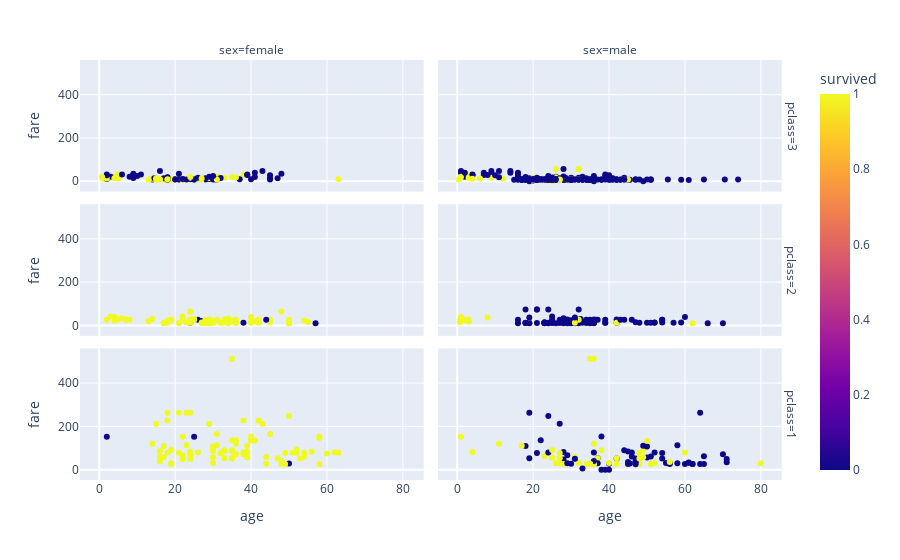

Here is the notebook cell this chart was saved with:
### Code cell
px.scatter(df,x='age',y='fare',color='survived',facet_col='sex',facet_row='pclass',
          category_orders={'pclass':[3,2,1],'sex':['female','male']})

### Figure 1 — Plotly figure (JSON) as saved in the notebook; plotly's stock layout.template omitted (floating-point values rounded to 4 significant figures; data arrays with more than 128 entries replaced by an {"elided": "..."} marker saying what was removed)
{"data": [{"hovertemplate": "pclass=3<br>sex=female<br>age=%{x}<br>fare=%{y}<br>survived=%{marker.color}<extra></extra>", "legendgroup": "", "marker": {"color": {"elided": "144 int values"}, "coloraxis": "coloraxis", "symbol": "circle"}, "mode": "markers", "name": "", "orientation": "v", "showlegend": false, "type": "scatter", "x": {"elided": "144 float values"}, "xaxis": "x5", "y": {"elided": "144 float values"}, "yaxis": "y5"}, {"hovertemplate": "pclass=3<br>sex=male<br>age=%{x}<br>fare=%{y}<br>survived=%{marker.color}<extra></extra>", "legendgroup": "", "marker": {"color": {"elided": "347 int values"}, "coloraxis": "coloraxis", "symbol": "circle"}, "mode": "markers", "name": "", "orientation": "v", "showlegend": false, "type": "scatter", "x": {"elided": "347 float values"}, "xaxis": "x6", "y": {"elided": "347 float values"}, "yaxis": "y6"}, {"hovertemplate": "pclass=2<br>sex=female<br>age=%{x}<br>fare=%{y}<br>survived=%{marker.color}<extra></extra>", "legendgroup": "", "marker": {"color": [1, 1, 0, 1, 1, 1, 1, 1, 1, 1, 1, 1, 1, 1, 0, 1, 1, 1, 1, 1, 1, 0, 1, 1, 1, 1, 1, 1, 0, 1, 1, 1, 1, 1, 1, 1, 1, 1, 1, 1, 1, 1, 1, 1, 1, 1, 1, 1, 1, 1, 1, 1, 1, 1, 1, 1, 1, 1, 1, 1, 1, 1, 1, 1, 1, 1, 1, 1, 0, 1, 1, 0, 1, 1, 1, 1], "coloraxis": "coloraxis", "symbol": "circle"}, "mode": "markers", "name": "", "orientation": "v", "showlegend": false, "type": "scatter", "x": [14, 55, 27, 3, 29, 21, 5, 29, 17, 34, 32.5, 29, 40, 32, 24, 35, 8, 24, 50, 41, null, 26, 24, 30, 22, 36, 24, 40, 38, 36, 17, 28, 34, 18, 28, 19, 42, 24, 45, 28, 13, 50, 33, 23, 33, 34, 36, 50, 2, 7, 19, 34, 25, null, 24, 22, 24, 4, 28, 18, 40, 45, 27, 6, 30, 30, 4, 48, 57, 54, 31, 44, 42, 27, 28, 25], "xaxis": "x3", "y": [30.07, 16, 21, 41.58, 26, 10.5, 27.75, 10.5, 10.5, 23, 13, 26, 15.75, 13, 13, 21, 26.25, 14.5, 26, 19.5, 12.35, 26, 26, 12.35, 29, 13, 13, 13, 13, 13, 12, 12.65, 32.5, 13, 26, 26, 26, 18.75, 26.25, 13, 19.5, 10.5, 27.75, 13.79, 26, 10.5, 26, 10.5, 26, 26.25, 26, 13, 30, 33, 27, 41.58, 65, 39, 13, 23, 39, 13.5, 10.5, 33, 21, 13, 23, 65, 10.5, 23, 26.25, 26, 13, 13.86, 24, 26], "yaxis": "y3"}, {"hovertemplate": "pclass=2<br>sex=male<br>age=%{x}<br>fare=%{y}<br>survived=%{marker.color}<extra></extra>", "legendgroup": "", "marker": {"color": [1, 0, 1, 0, 0, 0, 1, 0, 0, 0, 0, 0, 0, 0, 0, 0, 0, 0, 0, 0, 1, 0, 1, 0, 0, 0, 0, 1, 0, 0, 0, 0, 0, 0, 0, 0, 0, 0, 1, 0, 0, 0, 0, 1, 0, 0, 0, 0, 0, 0, 0, 0, 1, 0, 0, 0, 0, 0, 0, 0, 0, 0, 1, 1, 1, 0, 0, 1, 0, 0, 0, 0, 0, 0, 0, 0, 0, 0, 0, 1, 0, 0, 0, 0, 0, 0, 0, 0, 0, 0, 0, 0, 1, 0, 0, 0, 0, 0, 0, 0, 1, 1, 0, 0, 0, 0, 0, 0], "coloraxis": "coloraxis", "symbol": "circle"}, "mode": "markers", "name": "", "orientation": "v", "showlegend": false, "type": "scatter", "x": [null, 35, 34, 66, 32, 21, 0.83, 34, 29, 21, 32.5, 25, 23, 18, 19, 36.5, 42, 51, 30, null, 1, 19, 3, 30, 42, 30, 27, 19, 18, 59, 24, 44, 19, 33, 29, 54, 36, null, 42, 36, 30, 43, 54, 2, 28, 25, 36, 29, 18, 46, 23, 34, 3, null, 30, 31, 36, 48, null, 34, null, 23, 32, null, 8, 27, 28, 62, 54, 47, 37, 26, 57, 31, 24, 23, 32, 25, 70, 31, null, 60, 25, 52, 39, 52, 34, 50, 25, null, 23, 23, 0.67, 18, 16, 39, 34, 39, 35, 31, 1, 0.83, 16, 28, 21, 24, 28, 27], "xaxis": "x4", "y": [13, 26, 13, 10.5, 10.5, 73.5, 29, 26, 21, 73.5, 30.07, 13, 15.05, 11.5, 36.75, 26, 13, 12.53, 13, 15.05, 39, 13, 26, 13, 27, 10.5, 13, 10.5, 13, 13.5, 10.5, 26, 10.5, 12.28, 10.5, 26, 10.5, 0, 13, 12.88, 24, 26.25, 14, 26, 13, 13, 13, 27.72, 73.5, 26, 10.5, 21, 18.75, 0, 13, 10.5, 27.75, 13, 0, 21, 0, 11.5, 26, 13.86, 36.75, 26, 13.5, 10.5, 26, 15, 26, 10.5, 12.35, 26.25, 73.5, 13, 73.5, 13, 10.5, 13, 0, 39, 41.58, 13.5, 26, 13, 13, 13, 26, 0, 13, 13, 14.5, 11.5, 26, 13, 13, 13, 10.5, 37.0, 37.0, 18.75, 10.5, 33, 11.5, 13, 10.5, 13], "yaxis": "y4"}, {"hovertemplate": "pclass=1<br>sex=female<br>age=%{x}<br>fare=%{y}<br>survived=%{marker.color}<extra></extra>", "legendgroup": "", "marker": {"color": [1, 1, 1, 1, 1, 1, 1, 1, 1, 1, 0, 1, 1, 1, 1, 1, 1, 1, 1, 1, 1, 1, 1, 1, 0, 1, 1, 1, 1, 1, 1, 1, 1, 1, 1, 1, 1, 1, 1, 1, 1, 1, 1, 1, 1, 1, 1, 1, 1, 1, 0, 1, 1, 1, 1, 1, 1, 1, 1, 1, 1, 1, 1, 1, 1, 1, 1, 1, 1, 1, 1, 1, 1, 1, 1, 1, 1, 1, 1, 1, 1, 1, 1, 1, 1, 1, 1, 1, 1, 1, 1, 1, 1, 1], "coloraxis": "coloraxis", "symbol": "circle"}, "mode": "markers", "name": "", "orientation": "v", "showlegend": false, "type": "scatter", "x": [38, 35, 58, null, 49, 38, 23, 19, 22, null, 50, 44, 58, 31, 32, 35, null, 30, 35, 58, 35, 63, 26, 19, 2, 50, null, 17, 30, 24, 18, 31, 40, 36, 16, null, 41, 24, 22, 60, 24, null, 42, 35, 23, 33, 14, null, 35, 54, 25, 16, 54, 30, 44, 30, 22, 36, 48, 39, 53, 39, 39, 18, 52, 40, 21, 24, null, 15, 18, 22, 24, 38, 29, 21, 33, 36, 51, 43, 17, 49, 33, 52, 62, 39, 30, null, 16, 45, 48, 47, 56, 19], "xaxis": "x", "y": [71.28, 53.1, 26.55, 146.5, 76.73, 80, 263, 26.28, 66.6, 55, 28.71, 27.72, 146.5, 113.3, 76.29, 83.47, 79.2, 86.5, 512.3, 153.5, 135.6, 77.96, 78.85, 91.08, 151.6, 247.5, 110.9, 108.9, 56.93, 83.16, 262.4, 164.9, 134.5, 135.6, 57.98, 133.7, 134.5, 263, 55, 75.25, 69.3, 82.17, 227.5, 52, 113.3, 90, 120, 51.86, 90, 78.27, 151.6, 86.5, 59.4, 93.5, 57.98, 106.4, 49.5, 71, 39.6, 79.65, 51.48, 55.9, 110.9, 79.65, 78.27, 153.5, 77.96, 69.3, 52, 211.3, 227.5, 151.6, 49.5, 227.5, 211.3, 262.4, 86.5, 120, 77.96, 211.3, 57, 25.93, 53.1, 93.5, 80, 83.16, 31, 89.1, 39.4, 164.9, 25.93, 52.55, 83.16, 30], "yaxis": "y"}, {"hovertemplate": "pclass=1<br>sex=male<br>age=%{x}<br>fare=%{y}<br>survived=%{marker.color}<extra></extra>", "legendgroup": "", "marker": {"color": [0, 1, 0, 0, 0, 0, 0, 1, 0, 0, 0, 0, 0, 1, 0, 0, 0, 0, 0, 0, 0, 0, 0, 0, 0, 1, 1, 1, 0, 1, 0, 0, 0, 0, 0, 0, 0, 1, 1, 0, 0, 0, 0, 0, 1, 0, 0, 1, 1, 0, 0, 1, 1, 1, 0, 1, 0, 1, 0, 0, 0, 1, 0, 0, 0, 0, 1, 1, 0, 0, 0, 0, 0, 1, 0, 0, 1, 0, 1, 1, 0, 1, 1, 1, 0, 1, 1, 0, 1, 1, 0, 1, 0, 0, 1, 1, 1, 0, 0, 1, 1, 0, 1, 1, 1, 1, 0, 0, 0, 0, 0, 0, 0, 1, 0, 0, 0, 1, 1, 0, 0, 1], "coloraxis": "coloraxis", "symbol": "circle"}, "mode": "markers", "name": "", "orientation": "v", "showlegend": false, "type": "scatter", "x": [54, 28, 19, 40, 28, 42, 65, null, 45, null, 28, 46, 71, 23, 21, 47, 24, 54, 37, 24, 51, null, 61, 56, null, 45, 40, 38, 44, 37, 62, 52, 40, null, 37, null, null, null, 0.92, 45.5, 38, 29, 45, null, 25, 22, 27, 36, 28, 50, 64, 4, 34, 52, 30, 49, 65, 48, 47, 56, null, 25, 58, 55, 71, 18, null, 36, 47, null, 45, 50, 64, 17, 62, null, 36, 36, 60, 49, null, 35, 27, 42, 61, 80, 32, null, 48, 56, 58, 50, 47, 31, 36, 27, 31, 60, 49, 35, 42, null, 48, 27, 35, null, 36, 70, 19, null, 29, 46, null, 11, 39, null, 38, null, 51, 31, 33, 26], "xaxis": "x2", "y": [51.86, 35.5, 263, 27.72, 82.17, 52, 61.98, 35.5, 83.47, 27.72, 47.1, 61.17, 34.65, 63.36, 77.29, 52, 247.5, 77.29, 53.1, 79.2, 61.38, 25.93, 33.5, 30.7, 50, 26.55, 31, 90, 90, 52.55, 26.55, 79.65, 0, 31, 29.7, 26, 27.72, 30.5, 151.6, 28.5, 153.5, 66.6, 35.5, 35, 55.44, 135.6, 211.5, 120, 26.55, 55.9, 263, 81.86, 26.55, 30.5, 27.75, 89.1, 26.55, 26.55, 38.5, 26.55, 52, 91.08, 29.7, 30.5, 49.5, 108.9, 26.55, 26.29, 34.02, 221.8, 26.55, 106.4, 26, 110.9, 26.55, 227.5, 26.39, 40.12, 79.2, 56.93, 42.4, 26.55, 30.5, 52.55, 32.32, 30, 30.5, 0, 76.73, 35.5, 113.3, 133.7, 25.59, 52, 512.3, 76.73, 57, 26.55, 110.9, 26.29, 26.29, 26.55, 52, 53.1, 512.3, 30, 78.85, 71, 53.1, 39.6, 30, 79.2, 30.7, 120, 0, 0, 0, 29.7, 26.55, 50.5, 5, 30], "yaxis": "y2"}], "layout": {"annotations": [{"font": {}, "showarrow": false, "text": "sex=female", "x": 0.24, "xanchor": "center", "xref": "paper", "y": 1.0, "yanchor": "bottom", "yref": "paper"}, {"font": {}, "showarrow": false, "text": "sex=male", "x": 0.74, "xanchor": "center", "xref": "paper", "y": 1.0, "yanchor": "bottom", "yref": "paper"}, {"font": {}, "showarrow": false, "text": "pclass=1", "textangle": 90, "x": 0.98, "xanchor": "left", "xref": "paper", "y": 0.1567, "yanchor": "middle", "yref": "paper"}, {"font": {}, "showarrow": false, "text": "pclass=2", "textangle": 90, "x": 0.98, "xanchor": "left", "xref": "paper", "y": 0.5, "yanchor": "middle", "yref": "paper"}, {"font": {}, "showarrow": false, "text": "pclass=3", "textangle": 90, "x": 0.98, "xanchor": "left", "xref": "paper", "y": 0.8433, "yanchor": "middle", "yref": "paper"}], "coloraxis": {"colorbar": {"title": {"text": "survived"}}, "colorscale": [[0, "#0d0887"], [0.1111, "#46039f"], [0.2222, "#7201a8"], [0.3333, "#9c179e"], [0.4444, "#bd3786"], [0.5556, "#d8576b"], [0.6667, "#ed7953"], [0.7778, "#fb9f3a"], [0.8889, "#fdca26"], [1, "#f0f921"]]}, "legend": {"tracegroupgap": 0}, "margin": {"t": 60}, "xaxis": {"anchor": "y", "domain": [0, 0.48], "title": {"text": "age"}}, "xaxis2": {"anchor": "y2", "domain": [0.5, 0.98], "matches": "x", "title": {"text": "age"}}, "xaxis3": {"anchor": "y3", "domain": [0, 0.48], "matches": "x", "showticklabels": false}, "xaxis4": {"anchor": "y4", "domain": [0.5, 0.98], "matches": "x", "showticklabels": false}, "xaxis5": {"anchor": "y5", "domain": [0, 0.48], "matches": "x", "showticklabels": false}, "xaxis6": {"anchor": "y6", "domain": [0.5, 0.98], "matches": "x", "showticklabels": false}, "yaxis": {"anchor": "x", "domain": [0, 0.3133], "title": {"text": "fare"}}, "yaxis2": {"anchor": "x2", "domain": [0, 0.3133], "matches": "y", "showticklabels": false}, "yaxis3": {"anchor": "x3", "domain": [0.3433, 0.6567], "matches": "y", "title": {"text": "fare"}}, "yaxis4": {"anchor": "x4", "domain": [0.3433, 0.6567], "matches": "y", "showticklabels": false}, "yaxis5": {"anchor": "x5", "domain": [0.6867, 1.0], "matches": "y", "title": {"text": "fare"}}, "yaxis6": {"anchor": "x6", "domain": [0.6867, 1.0], "matches": "y", "showticklabels": false}}}
